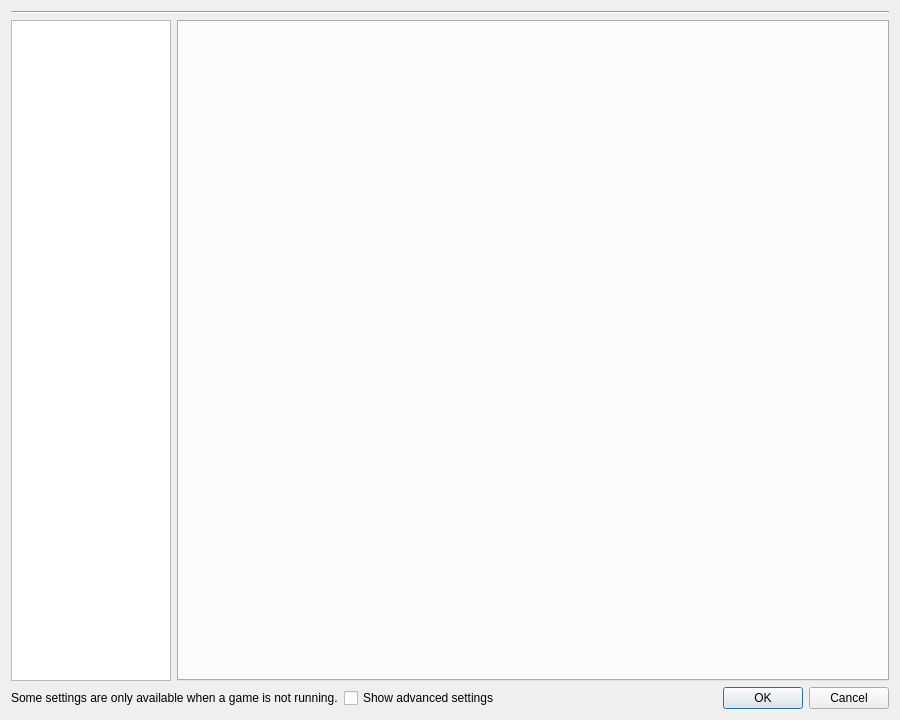
<?xml version="1.0" encoding="UTF-8"?>
<ui version="4.0">
 <class>ConfigurePerGame</class>
 <widget class="QDialog" name="ConfigurePerGame">
  <property name="geometry">
   <rect>
    <x>0</x>
    <y>0</y>
    <width>900</width>
    <height>720</height>
   </rect>
  </property>
  <property name="minimumSize">
   <size>
    <width>0</width>
    <height>560</height>
   </size>
  </property>
  <property name="windowTitle">
   <string>Dialog</string>
  </property>
  <layout class="QVBoxLayout" name="verticalLayout">
   <item>
    <layout class="QVBoxLayout" name="headerLayout"/>
   </item>
   <item>
    <widget class="Line" name="headerLine">
     <property name="orientation">
      <enum>Qt::Horizontal</enum>
     </property>
    </widget>
   </item>
   <item>
    <layout class="QHBoxLayout" name="horizontalLayout">
     <item>
      <widget class="QListWidget" name="selectorList">
       <property name="minimumSize">
        <size>
         <width>160</width>
         <height>0</height>
        </size>
       </property>
       <property name="maximumSize">
        <size>
         <width>160</width>
         <height>16777215</height>
        </size>
       </property>
      </widget>
     </item>
     <item>
      <widget class="QTabWidget" name="tabWidget">
       <property name="currentIndex">
        <number>-1</number>
       </property>
       <property name="usesScrollButtons">
        <bool>true</bool>
       </property>
      </widget>
     </item>
    </layout>
   </item>
   <item>
    <layout class="QHBoxLayout" name="horizontalLayout_2">
     <item>
      <widget class="QLabel" name="label_8">
       <property name="text">
        <string>Some settings are only available when a game is not running.</string>
       </property>
      </widget>
     </item>
     <item>
      <widget class="QCheckBox" name="show_advanced_check">
       <property name="text">
        <string>Show advanced settings</string>
       </property>
      </widget>
     </item>
     <item>
      <widget class="QDialogButtonBox" name="buttonBox">
       <property name="sizePolicy">
        <sizepolicy hsizetype="Preferred" vsizetype="Preferred">
         <horstretch>0</horstretch>
         <verstretch>0</verstretch>
        </sizepolicy>
       </property>
       <property name="orientation">
        <enum>Qt::Horizontal</enum>
       </property>
       <property name="standardButtons">
        <set>QDialogButtonBox::Cancel|QDialogButtonBox::Ok</set>
       </property>
      </widget>
     </item>
    </layout>
   </item>
  </layout>
 </widget>
 <resources/>
 <connections>
  <connection>
   <sender>buttonBox</sender>
   <signal>accepted()</signal>
   <receiver>ConfigurePerGame</receiver>
   <slot>accept()</slot>
   <hints>
    <hint type="sourcelabel">
     <x>20</x>
     <y>20</y>
    </hint>
    <hint type="destinationlabel">
     <x>20</x>
     <y>20</y>
    </hint>
   </hints>
  </connection>
  <connection>
   <sender>buttonBox</sender>
   <signal>rejected()</signal>
   <receiver>ConfigurePerGame</receiver>
   <slot>reject()</slot>
   <hints>
    <hint type="sourcelabel">
     <x>20</x>
     <y>20</y>
    </hint>
    <hint type="destinationlabel">
     <x>20</x>
     <y>20</y>
    </hint>
   </hints>
  </connection>
 </connections>
</ui>
